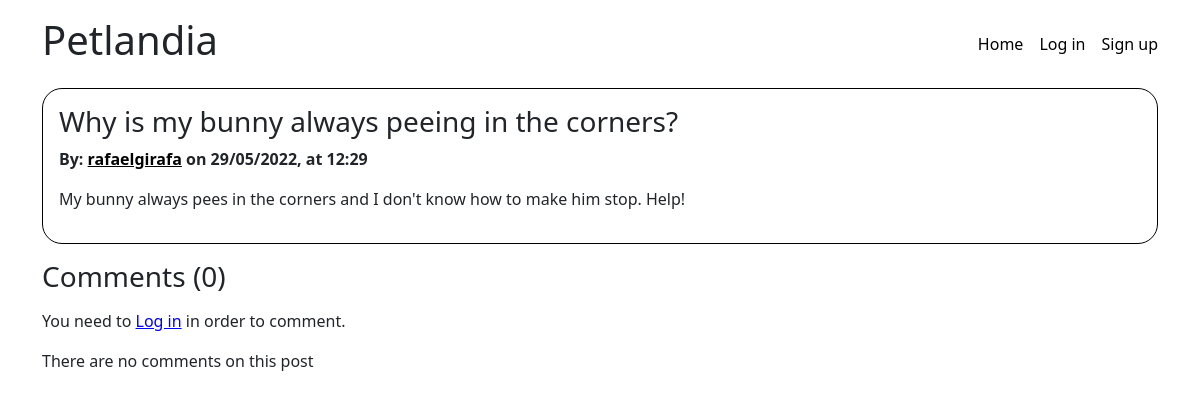
Screenshot of /site/post.php?id=481f5cc1-4779-46b4-b402-e242308f897f with the database file from the repository.
### tables this page shows
CREATE TABLE IF NOT EXISTS posts (
    id VARCHAR(36) UNIQUE NOT NULL,
    title VARCHAR(200) NOT NULL,
    body TEXT NOT NULL,
    draft BOOLEAN NOT NULL,
    user_id VARCHAR(36) NOT NULL,
    created_at TIMESTAMP NOT NULL,
    PRIMARY KEY(id),
    FOREIGN KEY(user_id) REFERENCES users(id)
);

CREATE TABLE IF NOT EXISTS users (
    id VARCHAR(36) UNIQUE NOT NULL,
    username VARCHAR(30) UNIQUE NOT NULL,
    email VARCHAR(50) UNIQUE NOT NULL,
    password VARCHAR(255) NOT NULL,
    profile_picture BLOB NULL,
    role BOOLEAN NOT NULL,
    created_at TIMESTAMP NOT NULL,
    PRIMARY KEY(id)
);

### site/utils/array_validation.php (called while the page is built, shortened)
<?php
function incorrect_field($field) {
    return !isset($field);
}
function validate_array($arr) {
    return true;
}
?>

### site/utils/date_formatting.php (called while the page is built, shortened)
<?php
function format_date_with_time($date) {
    $date_to_format = new DateTime($date, new DateTimeZone("Europe/Copenhagen"));
    return $date_to_format->format("d/m/Y") . ", at " . $date_to_format->format("H:i");
}

### site/post.php (the view, shortened to what this page needs)
<?php
require_once './utils/array_validation.php';
require_once './utils/date_formatting.php';
$connection = connect_to_db();
$post = [];
$post_id = htmlspecialchars($_GET['id']);
$query = "SELECT * FROM posts WHERE id = ?";
$stmt = $connection->prepare($query);
$stmt->bind_param("s", $post_id);
$stmt->execute();
$db_post = $stmt->get_result();
if ($db_post->num_rows > 0) {
    while ($local_post = $db_post->fetch_assoc()) {
        $db_owner = $connection->query("SELECT * FROM petlandia.users users WHERE users.id = '" . $local_post['user_id'] . "'");
        if (isset($db_owner) && $db_owner->num_rows > 0) {
            $owner = $db_owner->fetch_assoc();
            $comments = [];
            $post = [
                'id' => $local_post['id'],
                'title' => $local_post['title'],
                'body' => $local_post['body'],
                'owner' => [
                    'name' => $owner['username'],
                    'link' => '/user.php?id=' . $owner['id'],
                    'created_at' => $owner['created_at']
                ],
                'comments' => $comments,
                'draft' => $local_post['draft'],
                'created_at' => $local_post['created_at']
            ];
        }
    }
}
?>
<?php require_once './templates/_start_html.php' ?>
<?php
if (isset($post['title'])) {
    if ($post['draft']) {
        echo "This post is a draft and you're not authorized to view it.";
    } else {
        $post_title = $post['title'];
        $post_body = $post['body'];
        $post_owner = $post['owner'];
        $post_date = $post['created_at'];
        echo "<div class='post'>";
        echo "<h3>" . $post_title . "</h3>";
        if (validate_array($post_owner)) {
            $owner_name = $post_owner['name'];
            $owner_link = $post_owner['link'];
            echo "<b>By: <a class='post-owner' href='" . $owner_link . "'>" . $owner_name . "</a> on " . format_date_with_time($post_date) . "</b>";
        }
        echo "<p class='post-body'>" . $post_body . "</p>";
        echo "</div>";
    }
}
?>
<?php if (isset($post['draft']) && !$post['draft']) { ?>
    <div class="comments">
        <h3 class="comments-title">Comments (<?php echo isset($post['comments']) ? count($post['comments']) : 0; ?>)</h3>
        <?php if ($loggedIn) {
            $post_comment_token = generate_token("post_comment_token");
        ?>
            <form action="./actions/post_comment.php" method="POST" class="user-comment-container">
                <textarea name="comment" class="comment-input" placeholder="Write a comment as <?php echo $_SESSION['CURRENT_USER_NAME'] ?>"></textarea>
                <input type="submit" />
                <input hidden name="user_id" value=<?php echo $_SESSION['CURRENT_USER_ID'] ?> />
                <input hidden name="post_id" value=<?php echo $post['id'] ?> />
                <input hidden name="url_back_reference" value="/post.php?id=<?php echo $post['id'] ?>" />
                <input hidden name="post_comment_token" value="<?php echo $post_comment_token ?>" />
            </form>
        <?php } else { ?>
            <p>You need to <a style="text-decoration: underline; color: blue;" href="/login.php">Log in</a> in order to comment.</p>
        <?php } ?>
        <?php
        if (count($post['comments']) > 0) {
            foreach ($post['comments'] as $comment) {
                echo "<div class='comment'>";
                echo "<b><a href='" . $comment['owner']['link'] . "'>" . $comment['owner']['name'] . "</a></b> (" . format_date_with_time($comment['created_at']) . ")";
                echo "<p class='comment-body'>" . $comment['body'] . "</p>";
                echo "<hr /";
                echo "</div>";
            }
        } else {
            echo "<p>There are no comments on this post</p>";
        }
        ?>
    </div>
<?php } ?>
<?php require_once './templates/_end_html.php' ?>

### site/css/style.css (style rules this page uses)
a { color: black; text-decoration: none; }
.comments-title { margin-top: 1rem; margin-bottom: 1rem; }
.post { border: 1px solid black; border-radius: 20px; padding: 1rem; }
.post-body, .comment-body { margin-top: 1rem; }
.post-owner { text-decoration: underline; }

### rows the page displays
posts: title "Why is my bunny always peeing in the corners?", created_at "29/05/2022, at 12:29", body "My bunny always pees in the corners and I don't know how to make him stop. Help!"
users: username "rafaelgirafa"

### other values shown
count($post['comments']) "0"
